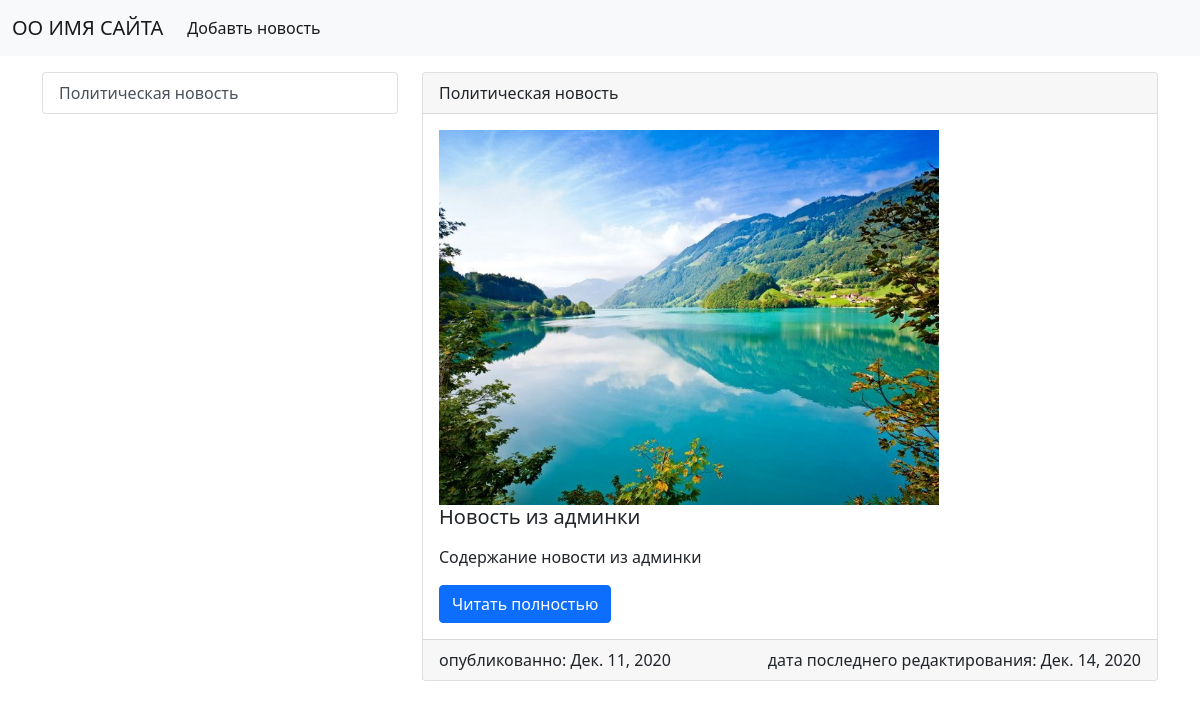
The page /category/1/ on the database as committed earlier.
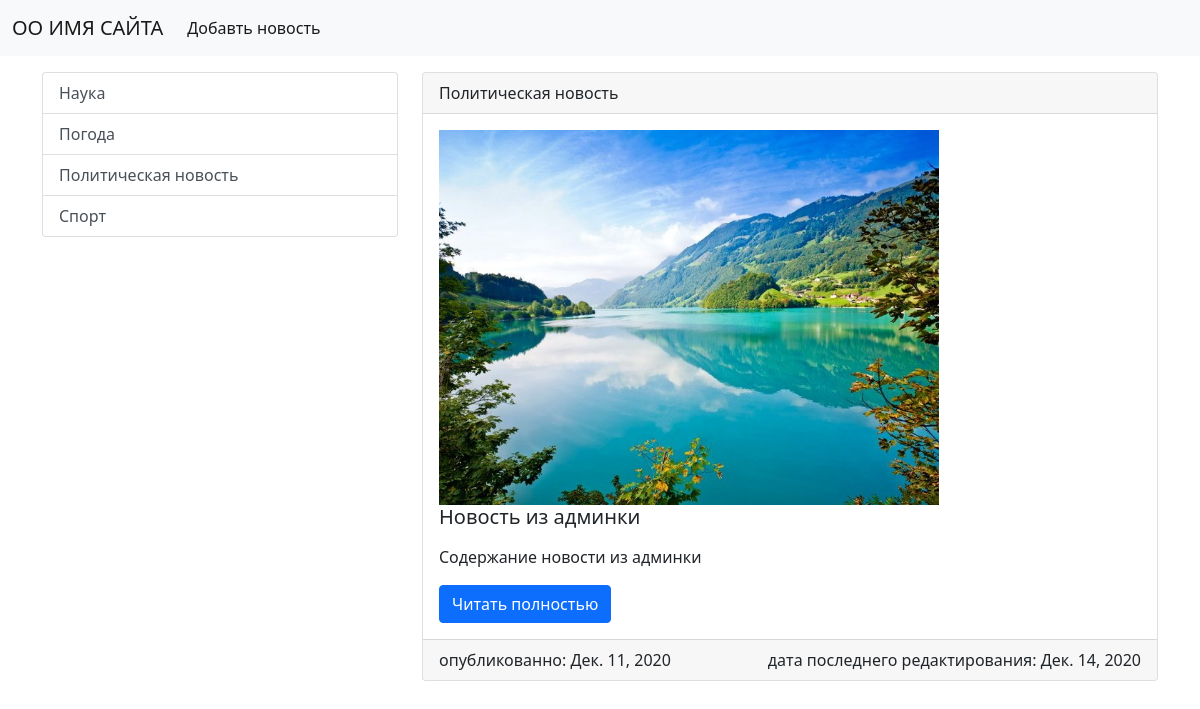
The same page on the database as committed later.
### mainapp/models.py (models this page shows, shortened)
class Category(models.Model):
    title = models.CharField(max_length=120, db_index=True, verbose_name='Название категории')
    class Meta:
        verbose_name = 'Категория'  # Название в админке для всей модели
        verbose_name_plural = 'Категории'  # Во множественном числе
        ordering = ['title']
    def __str__(self):
        return self.title

class Novelty(models.Model):
    title = models.CharField(max_length=40, verbose_name='Название')
    content = models.TextField(blank=True, verbose_name='Содержание')
    created_at = models.DateField(auto_now_add=True,
                                  verbose_name='Дата создания')  # auto_now_add - один раз сохраняет время
    updated_at = models.DateField(auto_now=True, verbose_name='Дата изменения')  # Каждый раз при изменении
    photo = models.ImageField(upload_to='photos/%Y/%m/%d', blank=True)
    is_published = models.BooleanField(default=True, verbose_name='Опубликовано')
    category = models.ForeignKey('Category', on_delete=models.PROTECT, null=True, blank=True,
                                 verbose_name='Категория')
    class Meta:
        verbose_name = 'Новость'  # Название в админке для всей модели
        verbose_name_plural = 'Новости'  # Во множественном числе
        ordering = ['-created_at']

### mainapp/views.py (the view)
# urls.py: path('category/<int:index>/', view_category, name='category')
def view_category(request, index):
    news = Novelty.objects.filter(category_id=index)
    category = Category.objects.get(pk=index)
    context = {
        "news": news,
        "category": category
    }
    return render(request, 'mainapp/category.html', context)

### mainapp/templatetags/news_tags.py (called while the page is built)
@register.simple_tag()
def get_categories():
    return Category.objects.all()

### mainapp/templates/mainapp/category.html (shortened to what this page needs)
{% extends 'base.html' %}
{% block sidebar %}
    {% include 'include/_sidebar.html' %}
{% endblock %}
{% block content %}
        <div class="col-md-8">
            {% for novelty in news %}
                <div class="card mb-3">
                    <div class="card-header">
                        {{ novelty.category }}
                    </div>
                    <div class="card-body">
                        <div class="media">
                            {% if novelty.photo %}
                                <img src="{{ novelty.photo.url }}" alt="" width="500" class="mr-3">
                            {% else %}
                                <img src="https://picsum.photos/id/870/200/300?grayscale&blur=2" alt="" width="500"
                                     class="mr-3">
                            {% endif %}
                            <div class="media-body">
                                <h5 class="card-title">{{ novelty.title }}</h5>
                                <p class="card-text">{{ novelty.content|linebreaks|truncatewords:"50" }}</p>
                                <a href="#" class="btn btn-primary">Читать полностью</a>
                            </div>
                        </div>
                    </div>
                    <div class="card-footer">
                        <div style="float: left">опубликованно: {{ novelty.created_at }}</div>
                        <div style="float: right">дата последнего редактирования: {{ novelty.updated_at }}</div>
                    </div>
                </div>
            {% endfor %}
        </div>
{% endblock %}

### templates/base.html (shortened to what this page needs)
<!doctype html>
<html lang="ru">
<head>
    <link href="https://cdn.jsdelivr.net/npm/bootstrap@5.0.0-beta1/dist/css/bootstrap.min.css" rel="stylesheet"
>
</head>
<body>
{% include 'include/_navbar.html'%}
<div class="container mt-3">
    <div class="row">
        {% block sidebar %}{% endblock %}
        {% block content %}{% endblock %}
    </div>
</div>
</body>
</html>

### templates/include/_navbar.html
<nav class="navbar navbar-expand-lg navbar-light bg-light">
    <div class="container-fluid">
        <a class="navbar-brand" href="{% url 'home' %}">ОО ИМЯ САЙТА</a>
        <div class="collapse navbar-collapse" id="navbarSupportedContent">
            <ul class=" navbar-nav me-auto mb-2 mb-lg-0">
                <li class="nav-item">
                    <a class="nav-link active" aria-current="page" href="{% url 'home' %}">Добавть новость</a>
                </li>
            </ul>
        </div>
    </div>
</nav>

### templates/include/_sidebar.html
{% load news_tags %}
<div class="col-md-4">
    <div class="list-group">
        {% get_categories as categories%}
        {% for item in categories %}
            <a href="{% url 'category' item.pk %}" class="list-group-item list-group-item-action"
               aria-current="true">
                {{ item.title }}
            </a>
        {% endfor %}
    </div>
</div>

Rows that differ between the two databases and show on the page:
added Category: title "Наука"
added Category: title "Погода"
added Category: title "Спорт"
